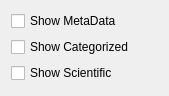
<?xml version="1.0" encoding="UTF-8"?>
<ui version="4.0">
 <class>viewoptions</class>
 <widget class="QDialog" name="viewoptions">
  <property name="geometry">
   <rect>
    <x>0</x>
    <y>0</y>
    <width>169</width>
    <height>96</height>
   </rect>
  </property>
  <property name="windowTitle">
   <string>View Options</string>
  </property>
  <layout class="QVBoxLayout" name="verticalLayout">
   <item>
    <widget class="QCheckBox" name="cbMetaData">
     <property name="text">
      <string>Show MetaData</string>
     </property>
    </widget>
   </item>
   <item>
    <widget class="QCheckBox" name="cbCategorized">
     <property name="text">
      <string>Show Categorized</string>
     </property>
    </widget>
   </item>
   <item>
    <widget class="QCheckBox" name="cbScientific">
     <property name="text">
      <string>Show Scientific</string>
     </property>
    </widget>
   </item>
  </layout>
 </widget>
 <resources/>
 <connections/>
</ui>
